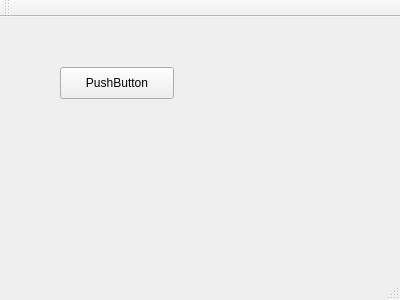
<?xml version="1.0" encoding="UTF-8"?>
<ui version="4.0">
 <class>mainWindow</class>
 <widget class="QMainWindow" name="mainWindow">
  <property name="geometry">
   <rect>
    <x>0</x>
    <y>0</y>
    <width>400</width>
    <height>300</height>
   </rect>
  </property>
  <property name="windowTitle">
   <string>mainWindow</string>
  </property>
  <widget class="QWidget" name="centralWidget">
   <widget class="QPushButton" name="pushButton">
    <property name="geometry">
     <rect>
      <x>60</x>
      <y>50</y>
      <width>114</width>
      <height>32</height>
     </rect>
    </property>
    <property name="text">
     <string>PushButton</string>
    </property>
   </widget>
  </widget>
  <widget class="QMenuBar" name="menuBar">
   <property name="geometry">
    <rect>
     <x>0</x>
     <y>0</y>
     <width>400</width>
     <height>22</height>
    </rect>
   </property>
  </widget>
  <widget class="QToolBar" name="mainToolBar">
   <attribute name="toolBarArea">
    <enum>TopToolBarArea</enum>
   </attribute>
   <attribute name="toolBarBreak">
    <bool>false</bool>
   </attribute>
  </widget>
  <widget class="QStatusBar" name="statusBar"/>
 </widget>
 <layoutdefault spacing="6" margin="11"/>
 <resources/>
 <connections/>
</ui>
